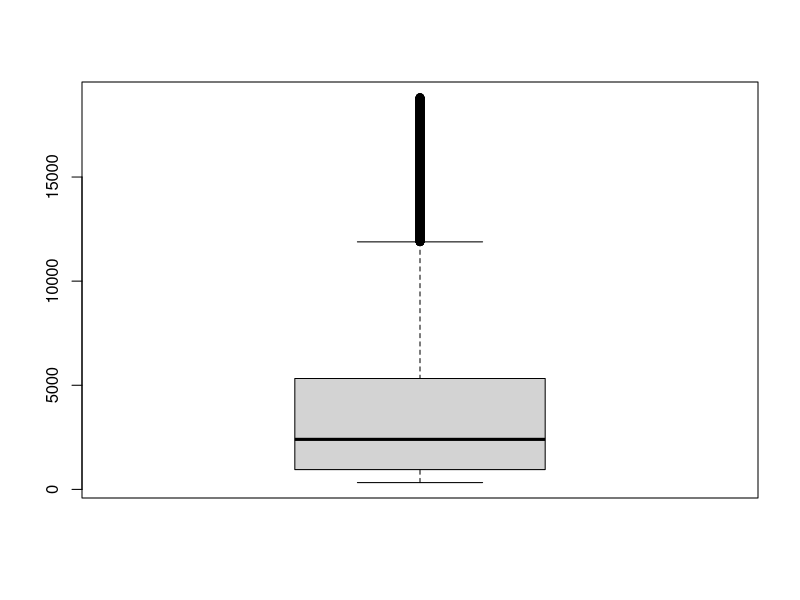
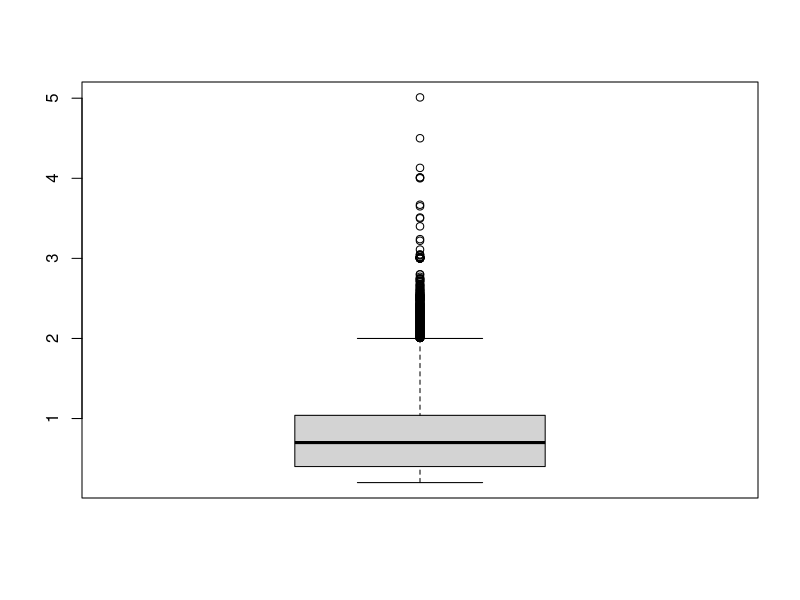
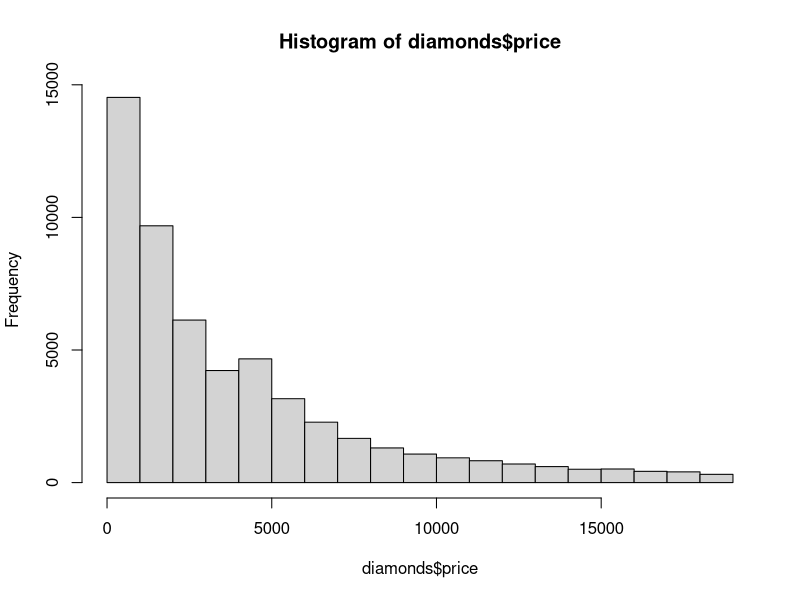
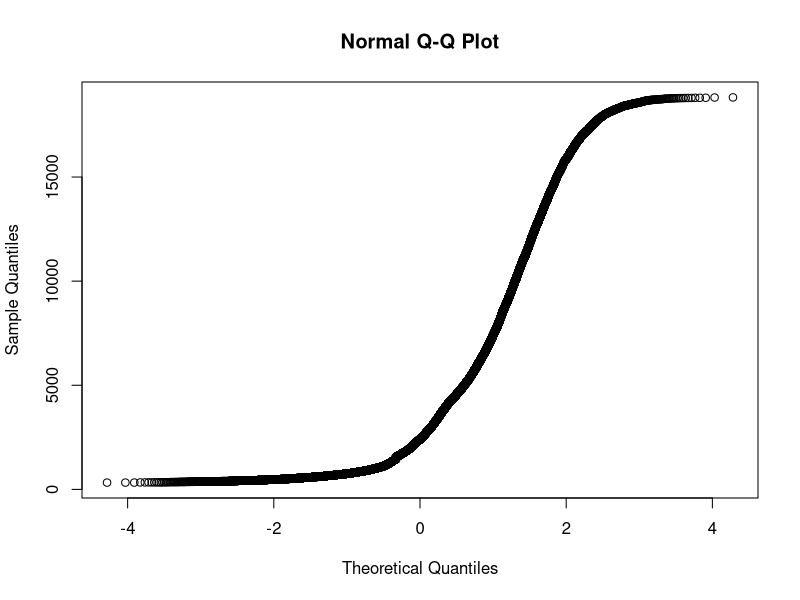
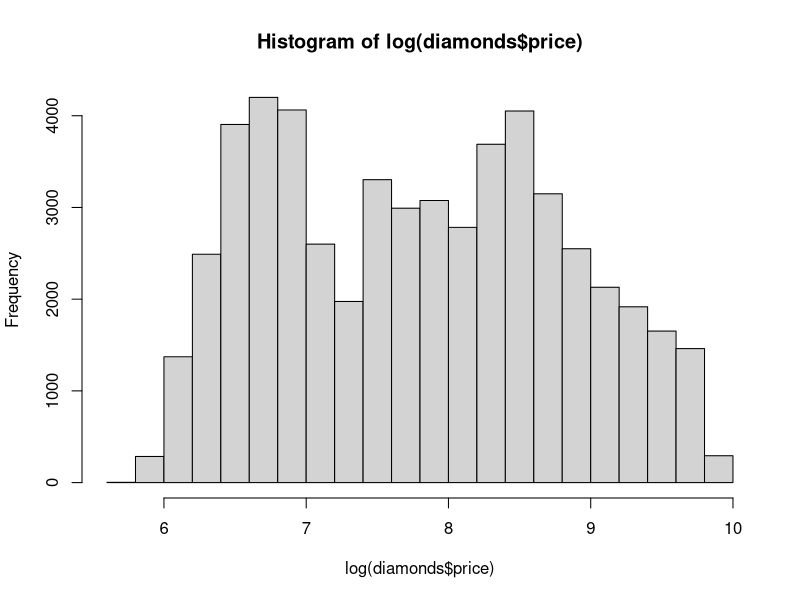
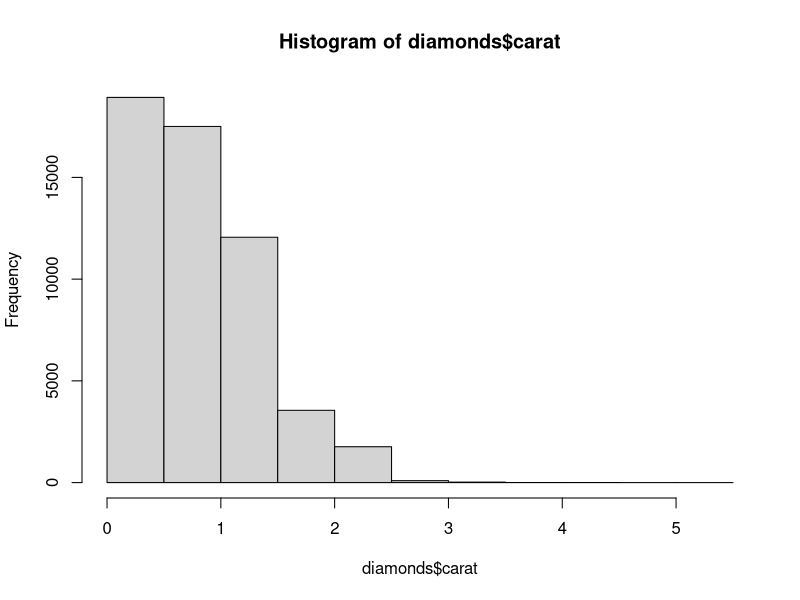
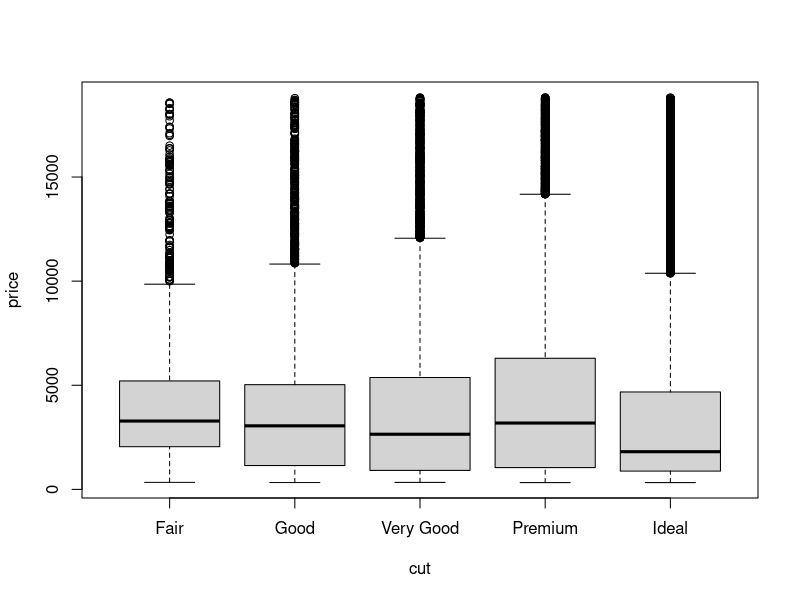
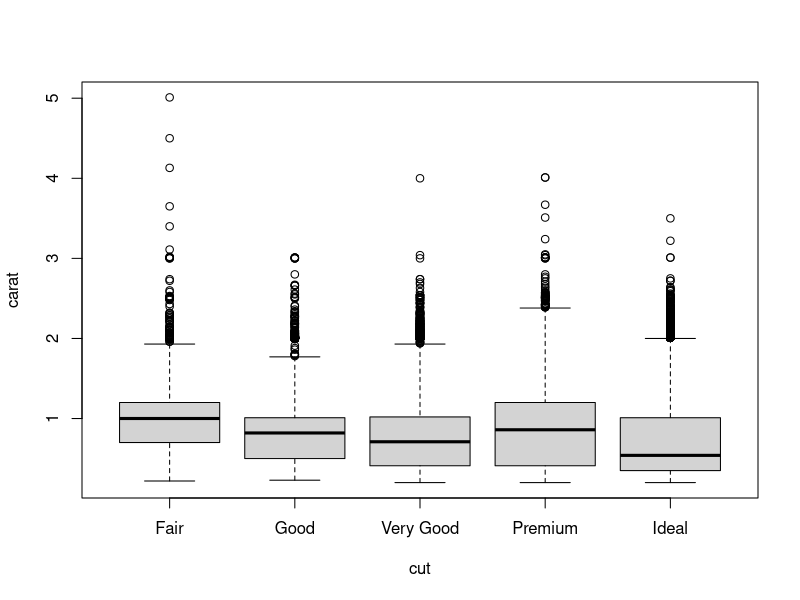

The R source for these figures, in order:

# Module: Background on Exploratory Analysis

# Dataset 'diamonds' from ggplot2
# install.packages("ggplot2")

library(ggplot2)
View(diamonds)
?diamonds



# Module: First Level Data Exploration

# Summary Statistics

fivenum(diamonds$price)
summary(diamonds)
boxplot(diamonds$price)
boxplot(diamonds$carat)
str(diamonds)


# Distributions

hist(diamonds$price)
qqnorm(diamonds$price)

hist(log(diamonds$price))
hist(diamonds$carat)


# Hypothesis Tests

diam = as.data.frame(diamonds)
set.seed(50)
mysample =sample.int(n =53940,
                     size = 5000, 
                     replace = F)
shapiro.test(diam[mysample, 7])

shapiro.test(rnorm(1000, 50, 5))

shapiro.test(diam[mysample, 1])



# Module: Statistical Tests to Confirm Initial Findings

# Categoric-numeric relation

boxplot(price ~ cut, data = diamonds)
kruskal.test(price ~ cut, data = diamonds)
anova(lm(price ~ cut, data = diamonds))

boxplot(carat ~ cut, data = diamonds)
kruskal.test(carat ~ cut, data = diamonds)
anova(lm(carat ~ cut, data = diamonds))

# Numeric relations

cor(diamonds$price, diamonds$carat,
    method = 'spearman')

cor(diamonds$price, diamonds$carat,
    method = 'pearson')


# Correlation matrix

# Half table
as.dist(cor(diamonds[,c(1,5:10)],
            method = 'spearman'))

# Whole table
cor(diamonds[,c(1,5:10)],
    method = 'spearman')

plot(diamonds$x, diamonds$carat)

# Heatmap

library(GGally)

x = diamonds[,c(1,5:10)]

ggcorr(x, nbreaks = 20, mid = "white", 
       high = "darkred", label = T,
       method = c("pairwise", "spearman"))


# Categorical relations

mydata = table(diamonds[,c(2:4)])
mydata

chisq.test(diamonds$cut, diamonds$color)

chisq.test(diamonds$cut, diamonds$clarity)

